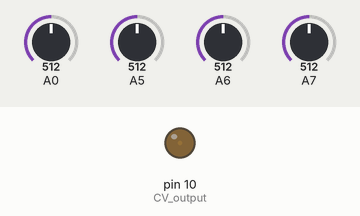
Bench run of a sketch on a simulated Arduino Uno, built with avr-gcc and run on an emulated ATmega328P. Parts: output pins drawn as LEDs (lit = HIGH). The inputs (shaded band) are chosen by the test bench; at power-on: A5 = 512, A0 = 512, A6 = 512, A7 = 512. Random numbers use the default seed unless the sketch sets one.

Above: at 1.2 s.
1.3 s: A5 set to 306
5.5 s: A0 set to 716
At 6.3 s:
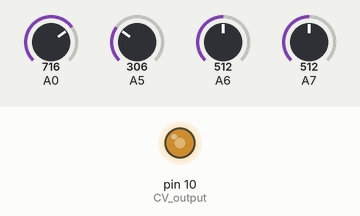
9.0 s: A6 set to 992
At 9.5 s:
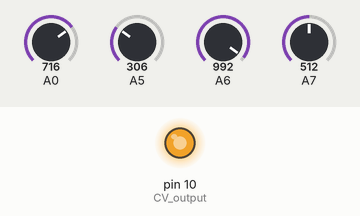
12.5 s: A7 set to 40
16.0 s: A6 set to 30
Timing chart, 0 to 20.5 s (numbered marks = the images above; inputs shaded):
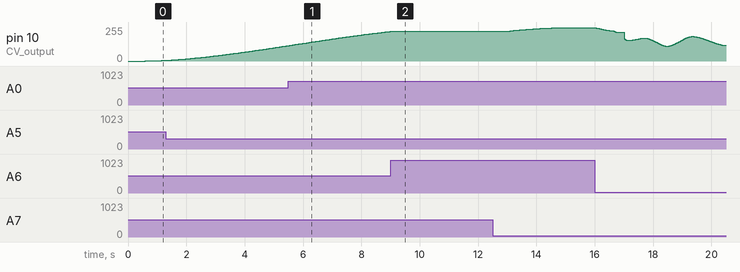

The sketch:

Bezier_Random_CV.ino
```cpp
#include <avr/io.h>  //for fast PWM

int i = 0;
int start_val = 0;  //Bezier Curve Starting Point
int end_val = 255;  //Bezier Curve end Point
float old_wait = 0;
float wait = 0;    //Bezier curve x-axis (time)
float bz_val = 0;  //Bezier curve y-axis (voltage)
int dev, level, curve, freq;
long timer = 0;   //
long timer1 = 0;  //analog read interval
float x[256];     //Bezier Curve Calculation Tables

int freq_rnd = 501;
int freq_dev = 40;
int chance[32] = { 5, 12, 21, 33, 48, 67, 90, 118, 151, 189, 232, 279, 331, 386, 443, 501, 559, 616, 671, 723, 770, 813, 851, 884, 912, 935, 954, 969, 981, 990, 997, 1000 };  //normal distribution table
int freq_err[32] = { 8, 9, 10, 11, 12, 13, 14, 15, 16, 18, 20, 22, 24, 26, 28, 30, 33, 36, 40, 46, 52, 58, 64, 70, 76, 82, 90, 98, 110, 122, 136, 148 };                       //Frequency Variation

void setup() {
  for (int j = 0; j < 255; j++) {  //Preparation of Bezier Curve Calculation Tables
    x[j] = j * 0.003921;           //j/255
  }
  pinMode(10, OUTPUT);  //CV output
  timer = micros();
  timer1 = millis();
  //9,10pin pwm setting
  TCCR1B &= B11111000;
  TCCR1B |= B00000001;
  delay(50);
}

void loop() {
  if (timer1 + 50 < millis()) {
    freq = /*min(511, */(analogRead(7) / 2 + analogRead(6) / 2) * freq_dev;
    curve = /*min(255, */(analogRead(5) / 4  /*analogRead(6) / 4)*/);
    // level = analogRead(3) / 4;
    level = 250;
    timer1 = millis();
  }

  if (timer + (wait - old_wait) <= micros()) {
    old_wait = wait;
    i++;

    if (i >= 255) {  //Recalculation of target voltage values
      i = 0;
      start_val = end_val;
      end_val = random(0, 255);
      change_freq_error();
    }

    //Bezier Curve Calculations
    wait = 3 * pow((1 - x[i]), 2) * x[i] * curve + 3 * (1 - x[i]) * pow(x[i], 2) * (255 - curve) + pow(x[i], 3) * 255;
    wait = 1 + wait * freq * 2;
    bz_val = pow((1 - x[i]), 3) * start_val + 3 * pow((1 - x[i]), 2) * x[i] * start_val + 3 * (1 - x[i]) * pow(x[i], 2) * end_val + pow(x[i], 3) * end_val;

    timer = micros();
    PWM_OUT();  //PWM output
  }
}
void change_freq_error() {  //Frequency variation is obtained from the standard deviation table
  dev = map(analogRead(0), 0, 1023, 0, 500);
  freq_rnd = random(500 - dev, 500 + dev);
  for (int k = 0; k < 32; k++) {
    if (freq_rnd >= chance[k] && freq_rnd < chance[k + 1]) {
      freq_dev = freq_err[k];
    }
  }
}

void PWM_OUT() {  //PWM output
  analogWrite(10, bz_val * level / 255);
}
```
